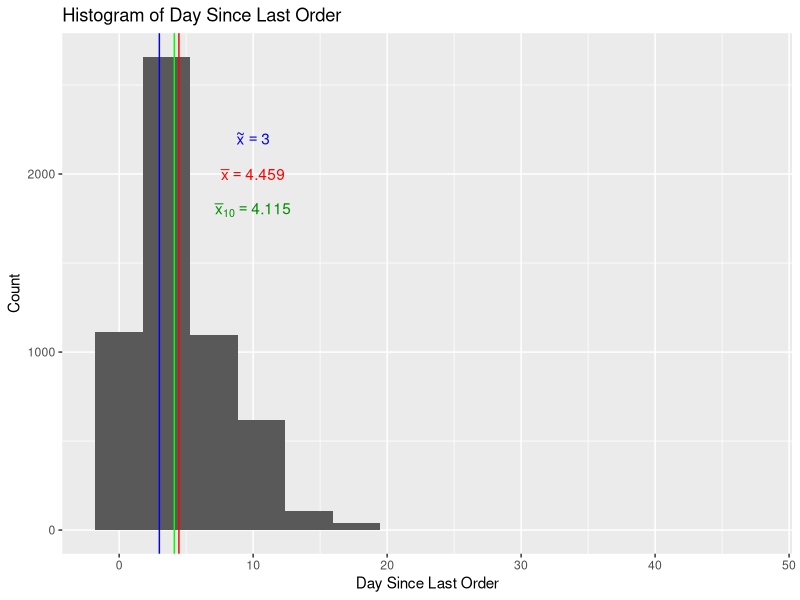
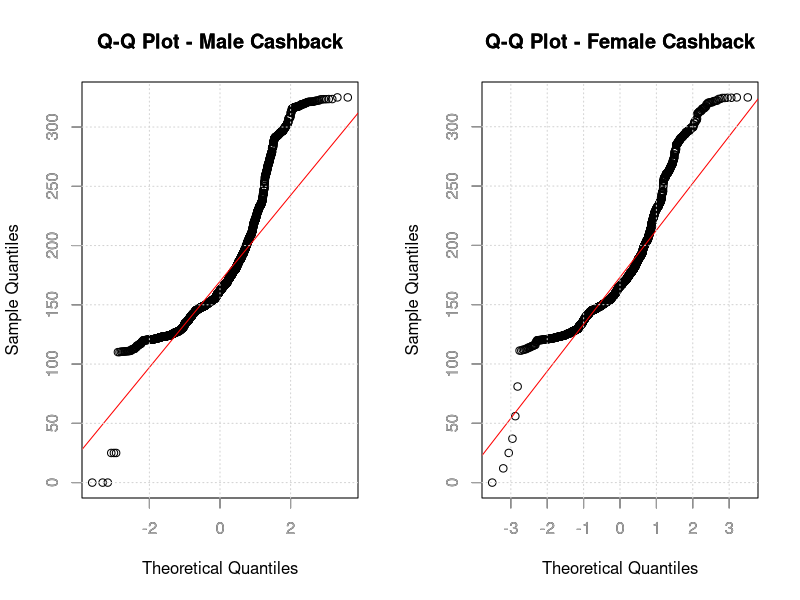
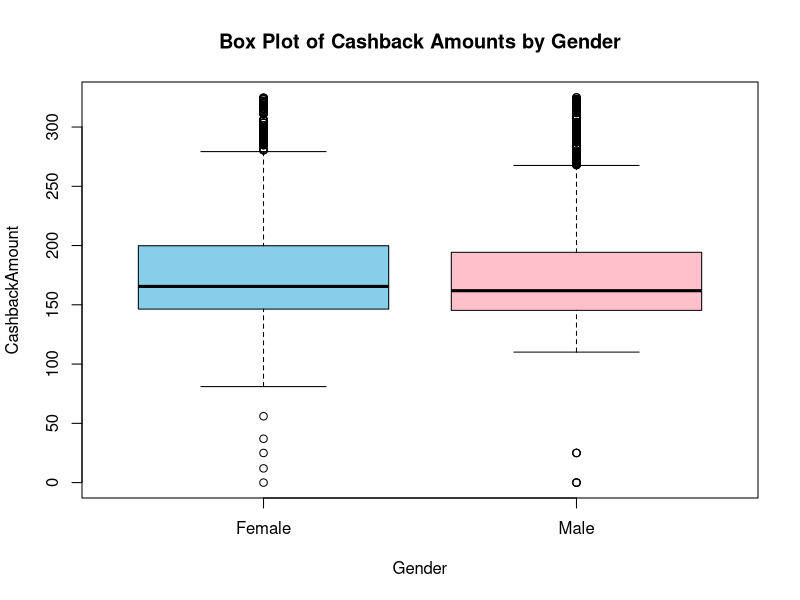
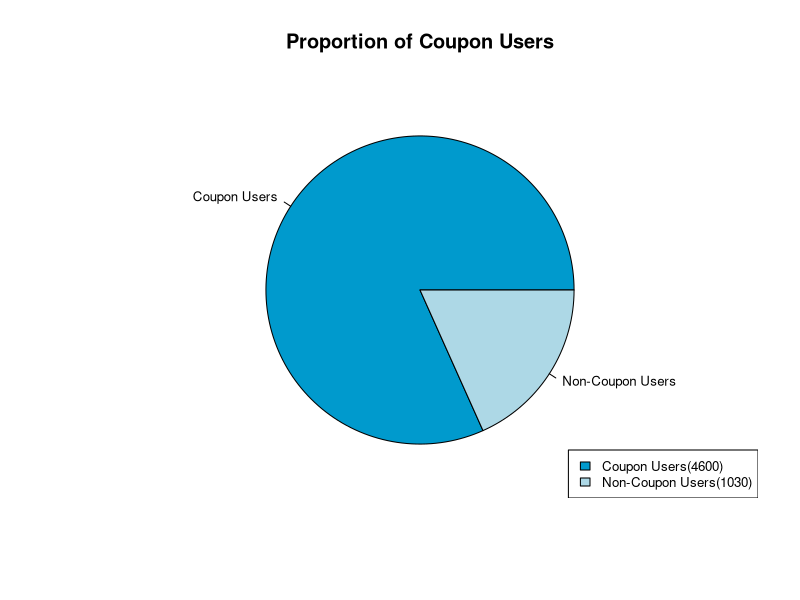
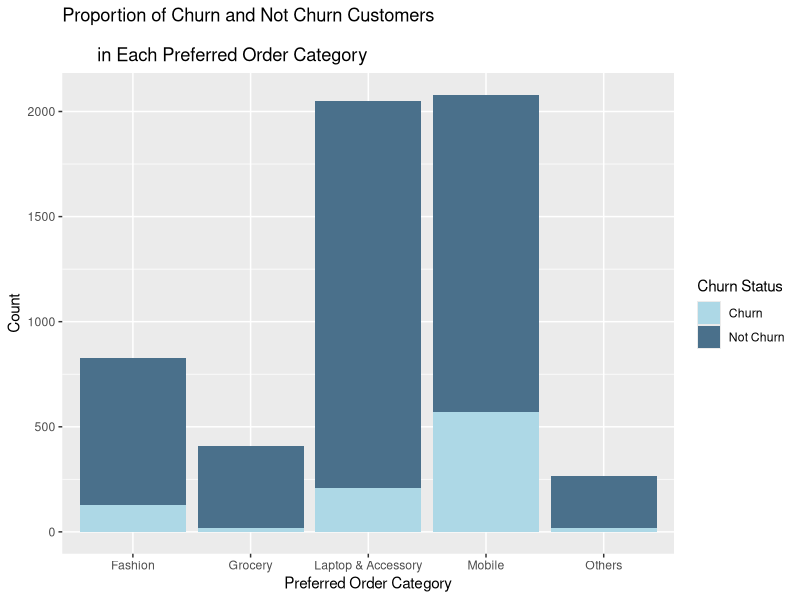
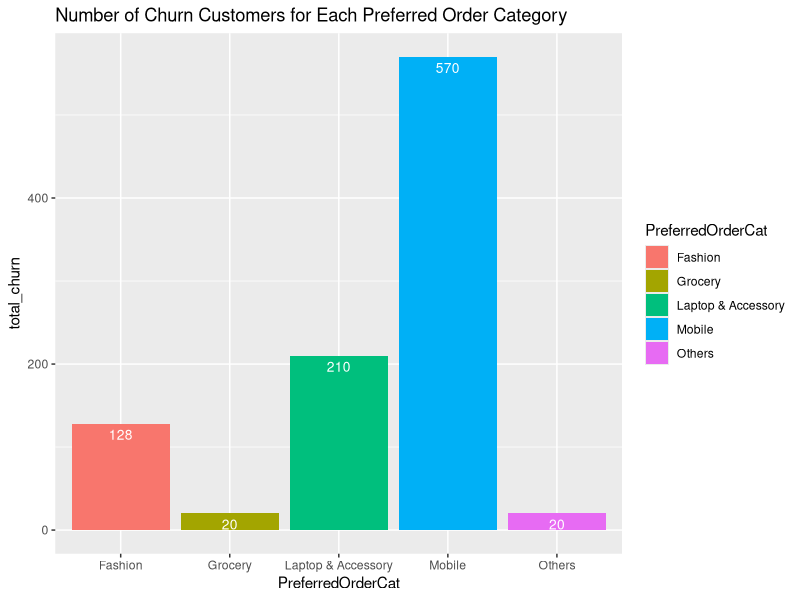
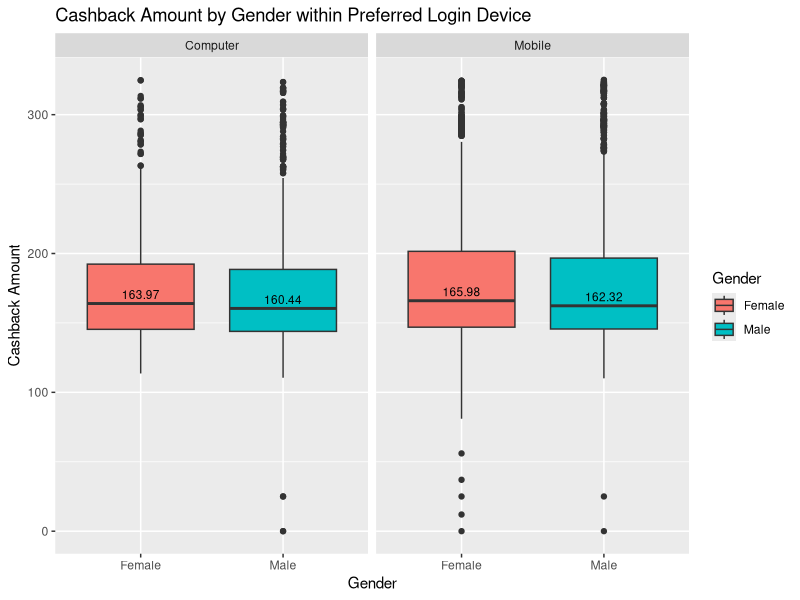
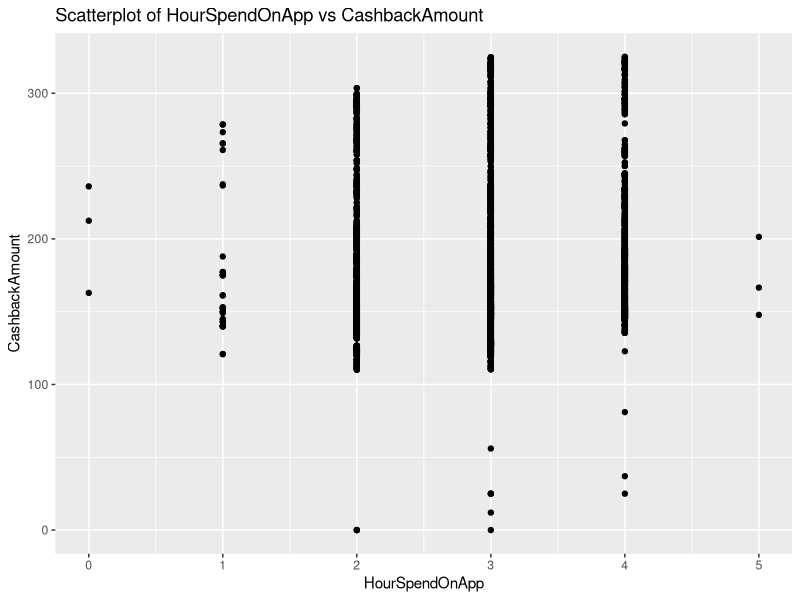

Generate these figures, in order, with R:
## ---- chunk 1
library(readxl)
library(ggplot2)
library(dplyr)
library(magrittr)
library(stringr)
## ---- chunk 2
data <- read_excel("ECommerce_Dataset.xlsx")
print(data)
# Check data structure
str(data)
# Descriptive statistics
summary(data)
## ---- chunk 3
colnames(data)
## ---- chunk 4
names(data)[names(data) == "PreferedOrderCat"] <- "PreferredOrderCat"
data$PreferredLoginDevice <- as.factor(str_replace(data$PreferredLoginDevice, 
                                                 "Mobile Phone", "Mobile"))
data$PreferredLoginDevice <- as.factor(str_replace(data$PreferredLoginDevice, 
                                                 "Phone", "Mobile"))
data$PreferredPaymentMode <- as.factor(str_replace(data$PreferredPaymentMode, 
                                                   "CC", "Credit Card"))
data$PreferredPaymentMode <- as.factor(str_replace(data$PreferredPaymentMode, 
                                                   "COD", "Cash on Delivery"))
data$PreferredOrderCat <- as.factor(str_replace(data$PreferredOrderCat, 
                                                  "Mobile Phone", "Mobile"))
## ---- chunk 5
sum(is.na(data))
colSums(is.na(data))
## ---- chunk 6
# Imputing missing values under numerical data using median
data$Tenure[is.na(data$Tenure)] <- round(median(data$Tenure,na.rm=TRUE))
data$WarehouseToHome[is.na(data$WarehouseToHome)] <- round(
  median(data$WarehouseToHome,na.rm=TRUE))
data$HourSpendOnApp[is.na(data$HourSpendOnApp)] <- round(
  median(data$HourSpendOnApp,na.rm=TRUE))
data$OrderAmountHikeFromlastYear[is.na(data$OrderAmountHikeFromlastYear)] <- round(
  median(data$OrderAmountHikeFromlastYear,na.rm=TRUE))
data$CouponUsed[is.na(data$CouponUsed)] <- round(
  median(data$CouponUsed,na.rm=TRUE))
data$OrderCount[is.na(data$OrderCount)] <- round(
  median(data$OrderCount,na.rm=TRUE))
data$DaySinceLastOrder[is.na(data$DaySinceLastOrder)] <- round(
  median(data$DaySinceLastOrder,na.rm=TRUE))
## ---- chunk 7
# Check again missing values
sum(is.na(data))
## ---- chunk 8
knitr::opts_chunk$set(echo = TRUE)
## ---- chunk 9
ceiling(log(length(data$DaySinceLastOrder), 2)) + 1
## ---- chunk 10
x <- mean(data$DaySinceLastOrder)
y <- median(data$DaySinceLastOrder)
z <- mean(data$DaySinceLastOrder, trim = 0.1)

ggplot(data = data, aes(x = DaySinceLastOrder)) +
geom_histogram(bins = 14) +
xlab("Day Since Last Order") +
ylab("Count") +
ggtitle("Histogram of Day Since Last Order") +
  geom_vline(xintercept = x, color = "red") +
  annotate("text", x = 10, y = 2000,
label = paste("bar(x)==",round(x,3)),parse=T, color="red") +
  geom_vline(xintercept = y, color = "blue") +
  annotate("text", x = 10, y = 2200,
label = paste("tilde(x)==",round(y,3)),parse=T, color="blue") +
  geom_vline(xintercept = z, color = "green") +
  annotate("text", x = 10, y = 1800,
label = paste("bar(x)[10] == ",round(z,3)), parse=T, color="green4")
## ---- chunk 11
IQR(data$DaySinceLastOrder)
## ---- chunk 12
standard_span <- 1.5 * IQR (data$DaySinceLastOrder)
lower_fence <- quantile(data$DaySinceLastOrder, 0.25) - standard_span
upper_fence <- quantile(data$DaySinceLastOrder, 0.75) + standard_span
cat("The standard span is", standard_span, "\n")
cat("The lower fence is", lower_fence, "\n")
cat("The upper fence is", upper_fence, "\n")
## ---- chunk 13
# Filter data for male and female
data_male <- subset(data, Gender == "Male")
data_female <- subset(data, Gender == "Female")
# Create quantile-quantile (Q-Q) plots for each gender
par(mfrow = c(1, 2))

qqnorm(data_male$CashbackAmount, main = "Q-Q Plot - Male Cashback")
qqline(data_male$CashbackAmount, col = "red")
title(main = "Q-Q Plot - Male Cashback", sub = "")
axis(1, col = "darkgray", col.axis = "darkgray")
axis(2, col = "darkgray", col.axis = "darkgray")
grid()
qqnorm(data_female$CashbackAmount, main = "Q-Q Plot - Female Cashback")
qqline(data_female$CashbackAmount, col = "red")
title(main = "Q-Q Plot - Female Cashback", sub = "")
axis(1, col = "darkgray", col.axis = "darkgray")
axis(2, col = "darkgray", col.axis = "darkgray")
grid()

par(mfrow = c(1, 1))
## ---- chunk 14
boxplot(CashbackAmount ~ Gender, data = data, 
        col = c("skyblue", "pink"),
        main = "Box Plot of Cashback Amounts by Gender",
        xlab = "Gender",
        ylab = "CashbackAmount")
## ---- chunk 15
data_male <- subset(data, Gender == "Male")
data_female <- subset(data, Gender == "Female")
# Perform independent two-sample t-test
t_test_result <- t.test(data_male$CashbackAmount, data_female$CashbackAmount)
print(t_test_result)
## ---- chunk 16
data_male <- subset(data, Gender == "Male")
data_female <- subset(data, Gender == "Female")
# Perform independent two-sample f-test
var_test_result <- var.test(data_male$CashbackAmount, 
                            data_female$CashbackAmount)
print(var_test_result)
## ---- chunk 17
coupon_data = data[data$CouponUsed > 0,]
## ---- chunk 18
# Overall churn rate
overall_churn_rate = sum(data$Churn)  / nrow(data)
cat("Overall churn rate:", overall_churn_rate, "\n")
# Churn rate of customers using coupon
coupon_churn_rate =  sum(coupon_data$Churn, na.rm = TRUE) / nrow(coupon_data)
cat("Coupon churn rate:", coupon_churn_rate, "\n")
n_coupon_users <- nrow(coupon_data)
cat("Number of coupon users:", n_coupon_users, "\n")
n_all_users <- nrow(data)
cat("Number of all users:", n_all_users, "\n")
## ---- chunk 19
# Create a data frame for the number of users
user_counts <- data.frame(
  Group = c("Coupon Users", "Non-Coupon Users"),
  Count = c(n_coupon_users, n_all_users - n_coupon_users))
pie(user_counts$Count, labels = user_counts$Group, col = c(
  "deepskyblue3", "lightblue"),
    main = "Proportion of Coupon Users",
    cex = 0.8)
legend("bottomright", legend = paste(user_counts$Group, 
                                     "(", user_counts$Count, ")", sep = ""),
       fill = c("deepskyblue3", "lightblue"),cex = 0.8)
## ---- chunk 20
# Perform one sample proportion z-test
standard_error <- sqrt((overall_churn_rate * (1 - overall_churn_rate) 
                        / n_coupon_users))
z_stat <- (coupon_churn_rate - overall_churn_rate) / standard_error
p_value <- 1 - pnorm(z_stat)

cat("Coupon Users Churn Rate:", coupon_churn_rate, "\n")
cat("Overall Churn Rate:", overall_churn_rate, "\n")
cat("Z-statistic:", z_stat, "\n")
cat("P-value:", p_value, "\n")

#if (p_value < 0.05) {
#  cat("Reject the null hypothesis.")
#} else {
#  cat("Fail to reject the null hypothesis.")}
## ---- chunk 21
female_count <- sum(data$Gender == "Female", na.rm = TRUE)
male_count <- sum(data$Gender == "Male", na.rm = TRUE)
cat("Number of Females:", female_count, "\n")
cat("Number of Males:", male_count, "\n")
## ---- chunk 22
churn <- data$OrderCount[data$Churn == 1]
not_churn <- data$OrderCount[data$Churn == 0]
female_data <- filter(data, Gender == "Female")
male_data <- filter(data, Gender == "Male")
# Count the number of rows where churn is '1' for females
female_data_churn <- sum(female_data$Churn == 1)
cat("Number of Females Churn:", female_data_churn, "\n")
# Count the number of rows where churn is '1' for males
male_data_churn <- sum(male_data$Churn == 1)
cat("Number of Males Churn:", male_data_churn, "\n")
## ---- chunk 23
# Perform two sample proportion z-test
female_count <- sum(data$Gender == "Female", na.rm = TRUE)
male_count <- sum(data$Gender == "Male", na.rm = TRUE)

two_sample_z_test <- prop.test(
  x = c(female_data_churn, male_data_churn),
  n = c(female_count, male_count), p = NULL)
two_sample_z_test
## ---- chunk 24
n_female <- 2246
n_male <- 3384
  
ci_female <- prop.test(x = c(female_data_churn),
                       n = c(n_female),
                       alternative = "two.sided",
                       conf.level = 0.95,
                       correct = TRUE)
ci_female
ci_male <- prop.test(x = c(male_data_churn),
                       n = c(n_male),
                       alternative = "two.sided",
                       conf.level = 0.95,
                       correct = TRUE)
ci_male
cat("95% Confidence Interval for the Proportion of Females who Churn:", 
    ci_female$conf.int, "\n")
cat("95% Confidence Interval for the Proportion of Males who Churn:", 
    ci_male$conf.int, "\n")
## ---- chunk 25
grouped_data <- data %>%
    group_by(PreferredOrderCat) %>%
    summarise(total_count = n(), .groups = "drop") %>%
    as.data.frame()
grouped_data
## ---- chunk 26
# Extracting 'OrderCount' for churn and not churn customers
churn <- data$OrderCount[data$Churn == 1]
not_churn <- data$OrderCount[data$Churn == 0]
# Creating a summary data frame
grouped_data <- data %>%
  group_by(PreferredOrderCat) %>%
  summarise(total_churn = sum(Churn == 1), total_not_churn = sum(Churn == 0), 
            .groups = "drop") %>%
  as.data.frame()
grouped_data
## ---- chunk 27
ggplot(data = grouped_data, aes(x = PreferredOrderCat)) +
  geom_bar(aes(y = total_churn + total_not_churn, 
               fill = "Not Churn"), stat = "identity") +
  geom_bar(aes(y = total_churn, fill = "Churn"), stat = "identity") +
  scale_fill_manual(values = c("Churn" = "lightblue", 
                               "Not Churn" = "skyblue4")) +
  labs(title = "Proportion of Churn and Not Churn Customers\n 
       in Each Preferred Order Category",
       x = "Preferred Order Category",
       y = "Count",
       fill = "Churn Status")
## ---- chunk 28
# Calculate churn rates
grouped_data$churn_rate <- (grouped_data$total_churn / 
          (grouped_data$total_churn + grouped_data$total_not_churn)) * 100
print(grouped_data)
## ---- chunk 29
chi.table <- matrix(c(128, 20, 210, 570, 20, 698, 390, 1840, 1510, 244), 
                nrow=5, ncol=2)
chisq.test(chi.table, correct = F)
## ---- chunk 30
# Extracting a dataframe with only "PreferredOrderCat" and "total_churn"
extracted_data <- grouped_data[, c("PreferredOrderCat", "total_churn")]
extracted_data
## ---- chunk 31
ggplot(data = extracted_data, aes(x = PreferredOrderCat, 
                                  y = total_churn, fill = PreferredOrderCat)) +
  geom_bar(stat = "identity") +
  geom_text(aes(label = total_churn), vjust = 1.6, color = "white", 
            position = position_dodge(width = 0.5), size = 3.5) +
  ggtitle("Number of Churn Customers for Each Preferred Order Category")
## ---- chunk 32
chisq_test <- chisq.test(c(128, 20, 210, 570, 20), 
                    p = c(0.3, 0.1, 0.2, 0.3, 0.1))

print(chisq_test)
## ---- chunk 33
# Convert CashbackAmount to numeric
data$CashbackAmount <- as.numeric(as.character(data$CashbackAmount))
# Calculate median values for each boxplot
medians <- data %>%
  group_by(PreferredLoginDevice, Gender) %>%
  summarise(Median = median(CashbackAmount), .groups = 'drop')
# Create a side-by-side boxplot
ggplot(data, aes(x = Gender, y = CashbackAmount, fill = Gender)) +
  geom_boxplot() +
  geom_text(data = medians, aes(label = Median, y = Median), 
            position = position_dodge(width = 0.75), 
            vjust = -0.5, size = 3, color = "black") +
  facet_grid(.~PreferredLoginDevice) +
  labs(title = "Cashback Amount by Gender within Preferred Login Device",
       x = "Gender",
       y = "Cashback Amount")
## ---- chunk 34
fit <- aov(data$CashbackAmount~data$PreferredLoginDevice * data$Gender)
summary(fit)
## ---- chunk 35
ggplot(data, aes(x = HourSpendOnApp, y = CashbackAmount)) +
  geom_point() +
  labs(title = "Scatterplot of HourSpendOnApp vs CashbackAmount",
       x = "HourSpendOnApp",
       y = "CashbackAmount")
## ---- chunk 36
cor.test(data$HourSpendOnApp, data$CashbackAmount, method = c("pearson"))
## ---- chunk 37
ggplot(data = data, aes(x = Tenure, y = CashbackAmount)) +
  geom_point() +
  labs(x = "Tenure", y = "Cashback Amount") +
  ggtitle("Scatter Plot: Cashback Amount vs Tenure")

ggplot(data = data, aes(x = WarehouseToHome, y = CashbackAmount)) +
  geom_point() +
  labs(x = "Warehouse to Home", y = "Cashback Amount") +
  ggtitle("Scatter Plot: Cashback Amount vs Warehouse to Home")

ggplot(data = data, aes(x = HourSpendOnApp, y = CashbackAmount)) +
  geom_point() +
  labs(x = "Hour Spend on App", y = "Cashback Amount") +
  ggtitle("Scatter Plot: Cashback Amount vs Hour Spend on App")

ggplot(data = data, aes(x = SatisfactionScore, y = CashbackAmount)) +
  geom_point() +
  labs(x = "Statisfaction Score", y = "Cashback Amount") +
  ggtitle("Scatter Plot: Cashback Amount vs Statisfaction Score")

ggplot(data = data, aes(x = CouponUsed, y = CashbackAmount)) +
  geom_point() +
  labs(x = "Coupon Used", y = "Cashback Amount") +
  ggtitle("Scatter Plot: Cashback Amount vs Coupon used")

ggplot(data = data, aes(x = OrderCount, y = CashbackAmount)) +
  geom_point() +
  labs(x = "Order Count", y = "Cashback Amount") +
  ggtitle("Scatter Plot: Cashback Amount vs Order Count")
## ---- chunk 38
model <- lm(data$CashbackAmount ~ data$Tenure + data$WarehouseToHome + 
              data$HourSpendOnApp + data$SatisfactionScore  + 
              data$CouponUsed + data$OrderCount)
summary(model)
## ---- chunk 39
# Report the regression equation
cat("Regression Equation:\n")
cat("Cash back amount =", coef(model)[1], "+", coef(model)[2], "* data$Tenure +", 
    coef(model)[3], "* data$WarehouseToHome +", coef(model)[4], "* data$HourSpendOnApp +", 
    coef(model)[5], "* data$SatisfactionScore +", coef(model)[6], "* data$CouponUsed +", 
    coef(model)[7], "* data$OrderCount\n")

# 90% confidence interval for the coefficient of data$Tenure
conf_interval <- confint(model, "data$Tenure", level = 0.9)
cat("90% Confidence Interval for the Coefficient of data$Tenure:\n")
cat(paste("(", conf_interval[1], ",", conf_interval[2], ")\n\n"))

# Coefficient of determination
cat("Coefficient of Determination (R-squared):", summary(model)$r.squared, "\n")
## ---- chunk 40
confint(model, level=0.95)
